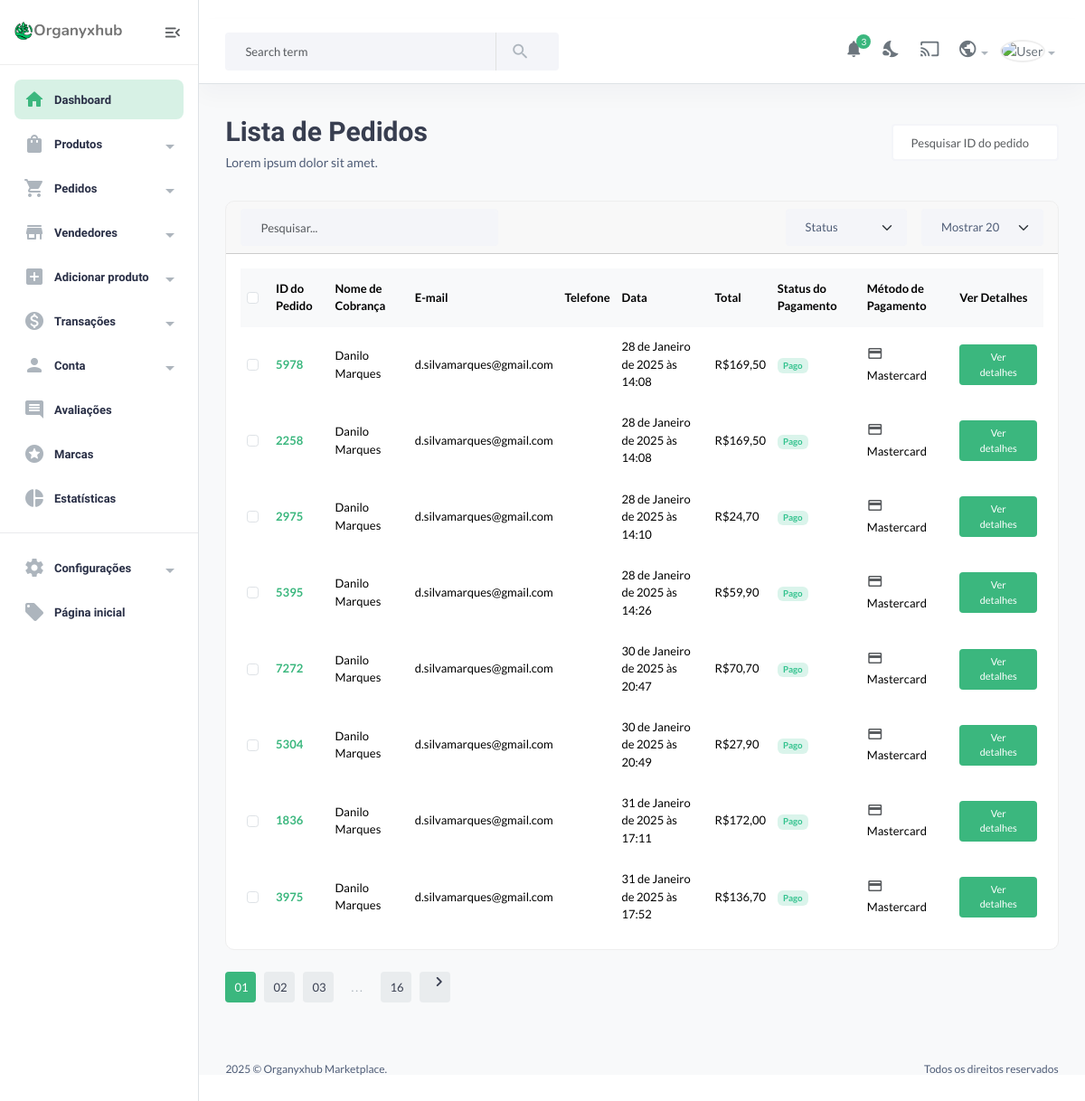
Page /useradmin/pedidos/ on the earlier database version.
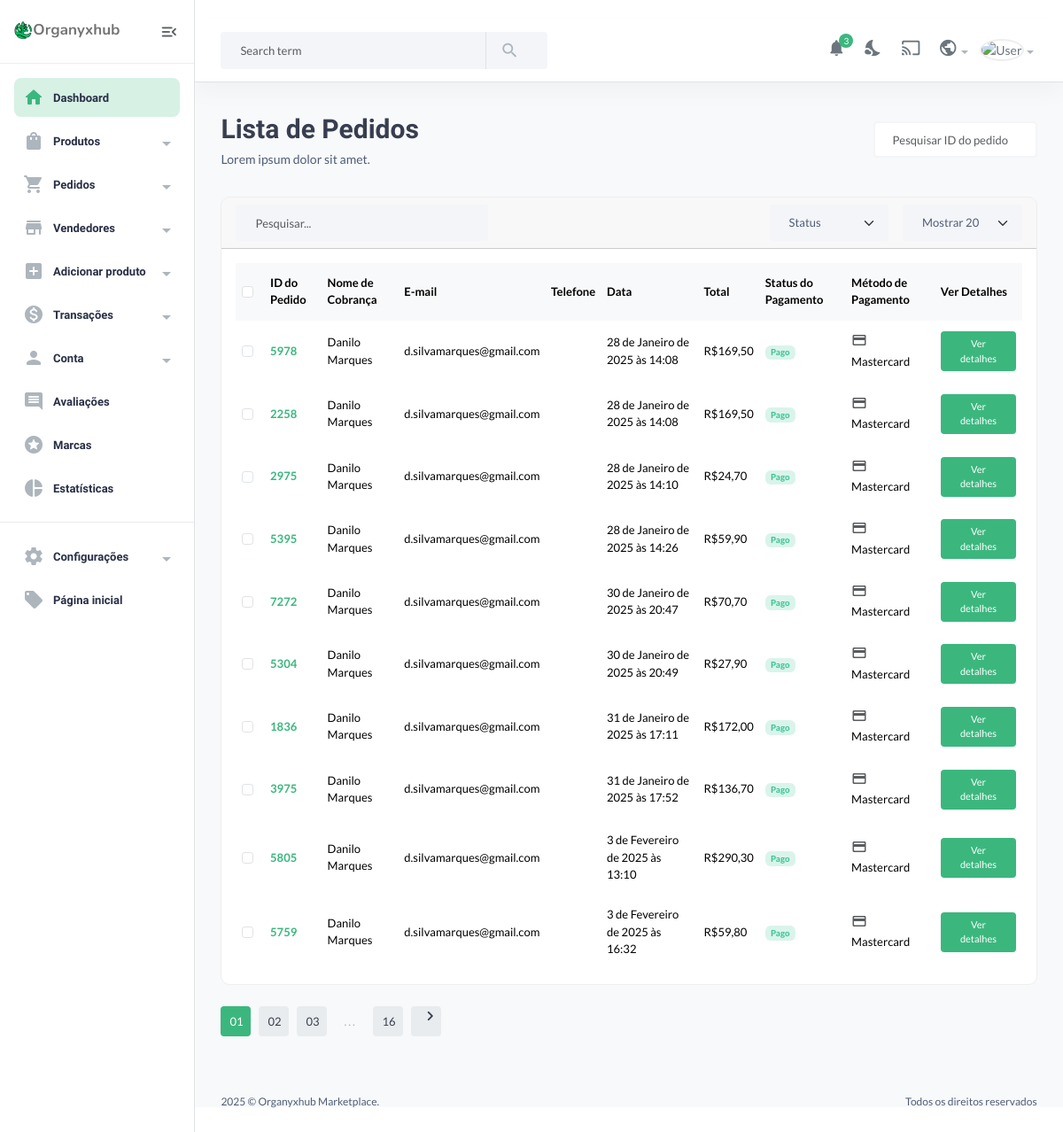
Same page on the later database version.
### core/models.py (models this page shows, shortened)
class PedidoCarrinho(models.Model):
    user = models.ForeignKey(User, on_delete=models.CASCADE) # Chave estrangeira para o modelo User, definindo o usuário que fez o pedido. Se o usuário for excluído, o pedido também será excluído.
    nome = models.CharField(max_length=200, null=True, blank=True) # Nome do cliente, permite valores nulos e em branco.
    email = models.EmailField(max_length=200, null=True, blank=True) # Email do cliente, permite valores nulos e em branco.
    endereco = models.CharField(max_length=200, null=True, blank=True)
    telefone = models.CharField(max_length=20, null=True, blank=True) # Número de telefone do cliente, permite valores nulos e em branco.
    cidade = models.CharField(max_length=200, null=True, blank=True) # Cidade do cliente, permite valores nulos e em branco.
    estado = models.CharField(max_length=200, null=True, blank=True) # Estado do cliente, permite valores nulos e em branco.
    cep = models.CharField(max_length=9, null=True, blank=True)
    status_pagamento = models.BooleanField(default=False) # Campo booleano indicando se o pagamento foi feito, padrão False.
    sku = ShortUUIDField(unique=False, length=4, max_length=10, prefix="SKU", alphabet="1234567890") # Campo ShortUUID para SKU, não único.
    orderid = ShortUUIDField(unique=False, length=4, max_length=10, alphabet="1234567890") # Campo ShortUUID para ID do pedido, não único.
    preco = models.DecimalField(max_digits=10, decimal_places=2, default=1.99) # Preço total do pedido, padrão 1.99.
    desconto = models.DecimalField(max_digits=10, decimal_places=2, default=1.99) # Desconto aplicado ao pedido, padrão 1.99.
    data_pedido = models.DateTimeField(auto_now_add=True) # Registra automaticamente a data e hora do pedido.
    status_produto = models.CharField(choices=STATUS_CHOICES, max_length=30, default="processing") # Status do pedido, as opções são definidas em STATUS_CHOICES.
    coupons = models.ManyToManyField('Coupon', blank=True, related_name="pedidos") # Relacionamento muitos-para-muitos com o modelo Coupon, permitindo múltiplos cupons por pedido.
    num_fatura = models.CharField(max_length=255, blank=True, null=True) # Número da fatura, permite valores nulos e em branco.
    payment_date = models.DateTimeField(null=True, blank=True) # Data e hora do pagamento, permite valores nulos e em branco.
    metodo_entrega = models.CharField(max_length=100, choices=[('delivery', 'Entrega'), ('pickup', 'Retirada')], default='delivery') # Método de entrega, as opções são 'delivery' ou 'pickup'.
    id_rastreamento = models.CharField(max_length=255, blank=True, null=True) # ID de rastreamento, permite valores nulos e em branco.
    impostos = models.DecimalField(max_digits=10, decimal_places=2, default=0.00) # Valor dos impostos, padrão 0.00.
    taxas = models.DecimalField(max_digits=10, decimal_places=2, default=0.00) # Valor das taxas, padrão 0.00.
    class Meta:
        verbose_name_plural = "Pedidos"

### userauths/models.py (models this page shows)
class User(AbstractUser):
    email = models.EmailField(unique=True)
    username = models.CharField(max_length=100)
    bio = models.CharField(max_length=100)
    primeiro_nome = models.CharField(max_length=255, blank=True)
    ultimo_nome = models.CharField(max_length=255, blank=True)
    USERNAME_FIELD = "email"
    REQUIRED_FIELDS = ['username']
    def __str__(self):
        return self.username

### useradmin/views.py (the view)
# urls.py: path("pedidos/", views.orders, name="orders"),
def orders(request):
    orders = PedidoCarrinho.objects.all()
    context = {
        "orders": orders,
    }
    return render(request, "useradmin/orders.html", context)

### core/context_processor.py (called while the page is built)
def default(request):
    categorias = Categoria.objects.all()
    vendedores = Vendedor.objects.all()
    min_max_preco = Produto.objects.aggregate(Min("preco"), Max("preco"))
    if request.user.is_authenticated:
        try:
            wishlist = Wishlist.objects.filter(user=request.user)
        except Wishlist.DoesNotExist:
            wishlist = 0
    else:
        wishlist = 0
    context = {
        'min_max_preco': min_max_preco,
        'categorias': categorias,
        'vendedores': vendedores,
        'wishlist': wishlist,
    }
    if request.user.is_authenticated:
        try:
            endereco = Endereco.objects.filter(user=request.user.id).first()
            context['endereco'] = endereco
        except Endereco.DoesNotExist:
            context['endereco'] = None
    return context

### templates/useradmin/orders.html (shortened to what the changed rows need)
{% extends 'useradmin/base.html' %} {% load static %} {% block content %}
<section class="content-main">
    <div class="content-header">
        <div>
            <h2 class="content-title card-title">Lista de Pedidos</h2>
        </div>
    </div>
    <div class="card mb-4">
        <div class="card-body">
            <div class="table-responsive">
                <table class="table align-middle table-nowrap mb-0">
                    <thead class="table-light">
                        <tr>
                            <th scope="col" class="text-center">
                                <div class="form-check align-middle">
                                    <input
                                        class="form-check-input"
                                        type="checkbox"
                                        id="transactionCheck01"
                                    />
                                </div>
                            </th>
                            <th class="align-middle" scope="col">
                                ID do Pedido
                            </th>
                            <th class="align-middle" scope="col">
                                Nome de Cobrança
                            </th>
                            <th class="align-middle" scope="col">E-mail</th>
                            <th class="align-middle" scope="col">Telefone</th>
                            <th class="align-middle" scope="col">Data</th>
                            <th class="align-middle" scope="col">Total</th>
                            <th class="align-middle" scope="col">
                                Status do Pagamento
                            </th>
                            <th class="align-middle" scope="col">
                                Método de Pagamento
                            </th>
                            <th class="align-middle" scope="col">
                                Ver Detalhes
                            </th>
                        </tr>
                    </thead>
                    <tbody>
                        {% for o in orders %}
                        <tr>
                            <td class="text-center">
                                <div class="form-check">
                                    <input
                                        class="form-check-input"
                                        type="checkbox"
                                        id="transactionCheck02"
                                    />
                                </div>
                            </td>
                            <td>
                                <a href="#" class="fw-bold"
                                    >{{ o.orderid.upper }}</a
                                >
                            </td>
                            <td>{{o.user}}</td>
                            <td>{{o.user.email}}</td>
                            <td>{{o.user.telefone}}</td>
                            <td>{{o.data_pedido}}</td>
                            <td>R${{o.preco}}</td>
                            <td>
                                {% if o.satus_pagamento == True %}
                                <span class="badge badge-pill badge-soft-danger"
                                    >Não Pago</span
                                >
                                {% else%}
                                <span
                                    class="badge badge-pill badge-soft-success"
                                    >Pago</span
                                >
                                {% endif%}
                            </td>
                            <td>
                                <i
                                    class="material-icons md-payment font-xxl text-muted mr-5"
                                ></i>
                                Mastercard
                            </td>
                            <td>
                                <a
                                    href="{% url 'useradmin:order-detail' o.orderid %}"
                                    class="btn btn-xs"
                                >
                                    Ver detalhes</a
                                >
                            </td>
                        </tr>
                        {% endfor %}
                    </tbody>
                </table>
            </div>
        </div>
    </div>
</section>
{% endblock content %}

Differences in the rows shown:
added PedidoCarrinho: orderid "5805", user "Danilo Marques", user.email "d.silvamarques@gmail.com", data_pedido "3 de Fevereiro de 2025 às 13:10", preco "290,30"
added PedidoCarrinho: orderid "5759", user "Danilo Marques", user.email "d.silvamarques@gmail.com", data_pedido "3 de Fevereiro de 2025 às 16:32", preco "59,80"
